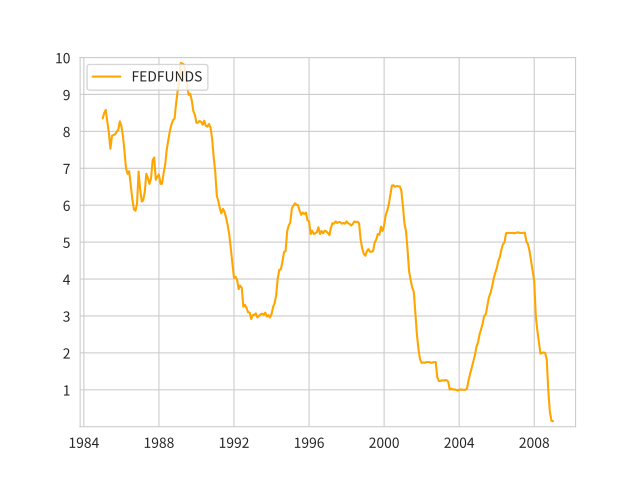

Python code for this plot:
from numpy.random import *
import pandas as pd
import seaborn as sns
from matplotlib import pyplot as plt #%matplotlib inline
import matplotlib.dates as mdates

#Set font in Japanese
plt.rcParams["font.family"] = "Noto Sans CJK JP"

#Load a data file
df = pd.read_csv("FFRate1954to2024.csv", #to read CSV file into df = DataFrame. Bank Of Japan data set is here. https://www.mof.go.jp/english/policy/jgbs/reference/interest_rate/index.htm
		sep=",", 
		engine = "python", #to load Japanese CSV file.
		encoding = "utf-8",
        header=[0], #header=[1] = use the second row for comlumn headers, header=[0] = use the first row for comlumn headers. PANDAS count 0 for the first row, 1 for the second row.  
		#index_col=[0], 
		)

#Check Pandas dataframe, showing first 5 row.
print("\nHello, this is the checking part before visualizeing your data.\n")
#print("This is the first three rows in your data.")
#print(df.head(3))
print("\nThis is the overall information of your data.\n")
print(df.info()) 
print("\nThis is the rows and columns of your data.\n")
print(df)
print("\nThis is the column labels of your data.\n")
print(df.columns)
print("\nThis is your first column.\n")
print(df["DATE"])
print("\nThis is the data type of your first column.\n")
print(type(df["DATE"]))
print("\nThis is the column with header name ""FEDFUNDS"".\n")
print(df["FEDFUNDS"])
print("\nThis is the data type of the column with header name ""FEDFUNDS"".\n")
print(type(df["FEDFUNDS"]))

print("\nNow let's change the datatype to prepare for our visualization.\n")
print("\nChanging obeject to datetime.\n")
#df['DATE'] = pd.to_datetime(df['DATE'])
df['DATE'] = pd.to_datetime(df['DATE'], infer_datetime_format=True)
print("\nYou can see the converted datatypes.\n")
print(df.info())
print("\nYou can see the converted dataframe.\n")
print(df)
df = df.set_index('DATE')
print(df.info())
print(df)

DATERANGE = df.loc['1985-01-01':'2009-01-01']
print("\nYou can see the DATERANGE.\n")
print(DATERANGE.info())
print("\nYou can see the DATERANGE dataframe.\n")
print(DATERANGE)

#print("\nGood. Then, we want to use only months and years in the dtaframe.\n")
#df['YEAR_MONTH'] = df['DATE'].dt.strftime('%Y年%m月')
#print(df.info())
#print(df)


#print("\nNow let's change the datatype to prepare for our visualization.\n")
#print("\nDropping rows with ""-"".\n")
#df = df[df["FEDFUNDS"].str.contains("-") == False] #Check the column with header ""FEDFUNDS"" then drop the row with value ""-"". 

#df["FEDFUNDS"] = pd.to_numeric(df["FEDFUNDS"]) #Convert datatype from obeject to int or float. Note that this "to_numeric" command didn't work with "-" simbol.
#print("\nYou can see the converted datatypes.\n")
#print(df.info())

print("\nWell done, you finished the checking part.\n")

#Styling
sns.set_style("whitegrid") #Preset styling template.
#plt.grid(True) 
plt.rcParams["font.family"] = "Noto Sans CJK JP" #Set a font after set_style to overwrite.

#plt.plot(df["YEAR_MONTH"], df["FEDFUNDS"], color ='orange',
#plt.plot(df["DATE"], df["FEDFUNDS"], color ='orange',
plt.plot(DATERANGE.index, DATERANGE["FEDFUNDS"], color ='orange',
         marker ='o', markersize = 0.1, 
         label ='FEDFUNDS')
 
#plt.plot(df["DATE"], df["DATE"], color ='g',
#         linestyle ='dashed', linewidth = 2,
#         label ='JGB10YearYield')
"""
color = 
b	青 (Blue)
g	緑 (Green)
r	赤 (Red)
c	シアン (Cyan)
m	マゼンタ (Magenta)
y	黄 (Yellow)
k	黒 (Black)
w	白 (White)
"""

"""
#Add Annotation and Arrow
plt.annotate('local max', xy=(1950, 100),  xycoords='data',
            xytext=(0.8, 0.95), textcoords='axes fraction',
            # arrowprops=dict(facecolor='black', shrink=0.05),
            horizontalalignment='right', verticalalignment='top',
            )
"""


#Rendering section
fig = plt.legend(loc="upper left", fontsize=10) #Location of the legend.
#fig = plt.xlabel("DATE") #Unit of X-Axis
#fig = plt.ylabel("-") #Unit of Y-Axis
#fig = plt.xlim(900, 2000) #X-Axis (Min,Max)
fig = plt.ylim(0, 10) #Y-Axis (Min,Max)
#fig = plt.xticks([0, 250, 500, 750])
fig = plt.yticks([1, 2, 3, 4, 5, 6, 7, 8, 9,10])

#fig = plt.xticks(rotation='vertical') #Rotate strings(=words) at Xticks in case they appear inappropriately.
plt.savefig('FFRate1980to2010.pdf')
#plt.savefig('FFRate1980to2010a.png', dpi=72)
plt.savefig('FFRate1980to2010b.png', dpi=300)
plt.savefig('FFRate1980to2010c.png', dpi=600) #Save files in multiple resolution at once.
plt.show()
